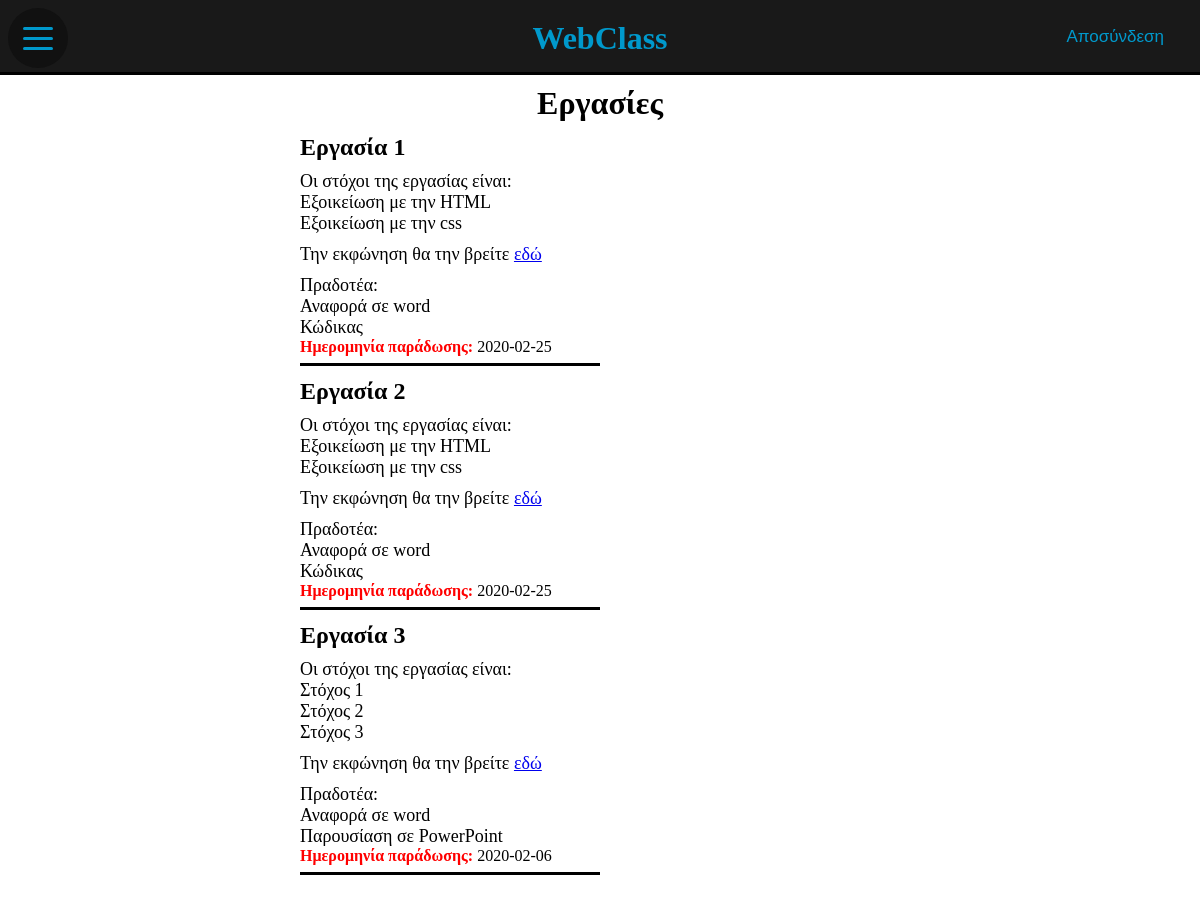
/homeworks.php (signed in), run on the app's committed database.
### tables this page shows
CREATE TABLE `homeworks` (
  `id` int(11) NOT NULL,
  `ekfon` longtext NOT NULL,
  `goals` longtext NOT NULL,
  `due` date NOT NULL,
  `give` longtext NOT NULL
);

### homeworks.php (the view, shortened to what this page needs)
<!DOCTYPE html>
<html>
<head>
		<link href="homeworks.css" rel="stylesheet">
		<link href="menu.css" rel="stylesheet">
</head>
<body>
	<div class="menu-container">
		<div class="hamburger">
			<div></div>
		</div>
		<div class="title">
			<h1>WebClass </h1>
            <div class="Logout">
                <form action="Include/LogOut.php" method="post">
                    <button type="submit" id="Log">Αποσύνδεση </button>
                </form>
            </div>
		</div>
		<div class="line">
		</div>
	</div>
	<div class="container">
		<div class="content">
			<h1> Εργασίες </h1>
			<div class="homeworks">
                <div class="homework">
                    <?php
                    require "Include/db.php";
                    $sql="SELECT * FROM `homeworks`";
                    $statment=mysqli_stmt_init($conn);
                    if (!mysqli_stmt_prepare($statment,$sql)){
                        header("Location: home.php?error=sqlerror");
                        exit();
                    }
                    mysqli_stmt_execute($statment);
                    $results=mysqli_stmt_get_result($statment);
                    $count=0;
                    while ($row=mysqli_fetch_assoc($results)){
                        $count=$count+1;
                        $goals=nl2br($row["goals"]);
                        $ekf=$row["ekfon"];
                        $due=$row["due"];
                        $give=nl2br($row["give"]);
                        echo("<h2>Εργασία $count  </h2>");
                        echo("
					         <div class=\"goals\" >
					         <a> Οι στόχοι της εργασίας είναι: <br> </a>
					         $goals
					         </div>
					        <div class=\"ekfonisi\">
						        <a> Την εκφώνηση θα την βρείτε <a href=\"$ekf\" download>εδώ</a></a>
					        </div>
					        <div class=\"paradotea\"
						        <a> Πραδοτέα:</a></br>
						        $give
						    </div>
                            <a> <span class=\"date\" > Ημερομηνία παράδωσης: </span> $due </a>
					        <div class=\"split\">
					        </div>");
                    }
                    ?>
                </div>
			</div>
		</div>
	</div>
</body>
</html>

### homeworks.css (style rules this page uses)
* { padding:0; margin:0; box-sizing:border-box; }
body { overflow:hidden; }
.container { overflow:auto; position:relative; top:85px; height:100vh; width:100vw; background-color:rgba(255,255,255,0.5); }
.content { overflow:auto; justify-content:center; align-items:center; text-align:center; padding-bottom:100px; }
.homeworks { width:50%; overflow:auto; text-align: left; display:inline-block; height:100%; width:700; }
.split { margin-top:5px; position:relative; width:300px; height:5px; border-bottom:3px solid black; }
.goals { margin-top:10px; font-size:18px; }
.ekfonisi { margin-top:10px; font-size:18px; }
.paradotea { list-style:decimal; list-style-position:inside; margin-top:10px; font-size:18px; }
.date { font-weight:bold; color:red; }
.homeworks h2 { margin-top:12px; }

### menu.css (style rules this page uses)
body { background:url("Images/two-red-and-white-labeled-books-762686.jpg") no-repeat; background-size: cover; background-position: 50% 30%; }
.menu-container { position:fixed; top:0; left:0; z-index:2; background-color:#ffffff; }
.title { color:#0099cc; position:fixed; top:20px; z-index:2; width:100%; }
.title h1 { text-align: center; }
.Logout { margin-top: -30px; font-size: 15px; bottom: 5px; text-align: right; color:#0099cc; right:10px; width: 97%; cursor: hand; }
.Logout button { font-size: 17px; color:#0099cc; cursor: pointer; background: none; outline: none; border:none; }
.line { background-color:rgba(0, 0 ,0 , 0.9); position:fixed; width:100%; height:75px; border-bottom:3px solid black; }
.hamburger { position:absolute; top:0.5rem; left:0.5rem; width:60px; height:60px; border-radius:50%; background-color:#111; display:flex; justify-content:center; align-items:center; z-index:2; }
.hamburger>div { position:absolute; width:50%; height:3px; border-radius:1.5px; background-color:#0099cc; }
.hamburger>div:before, .hamburger>div:after { content: ''; position:absolute; width:100%; height:3px; border-radius:1.5px; background-color:#0099cc; }
.hamburger>div:before { top:-10px; }
.hamburger>div:after { top: 10px; }

### data on the page
homeworks: goals "Εξοικείωση με την HTML Εξοικείωση με την css", give "Αναφορά σε word Κώδικας", due "2020-02-25"
homeworks: goals "Εξοικείωση με την HTML Εξοικείωση με την css", give "Αναφορά σε word Κώδικας", due "2020-02-25"
homeworks: goals "Στόχος 1 Στόχος 2 Στόχος 3", give "Αναφορά σε word Παρουσίαση σε PowerPoint", due "2020-02-06"
